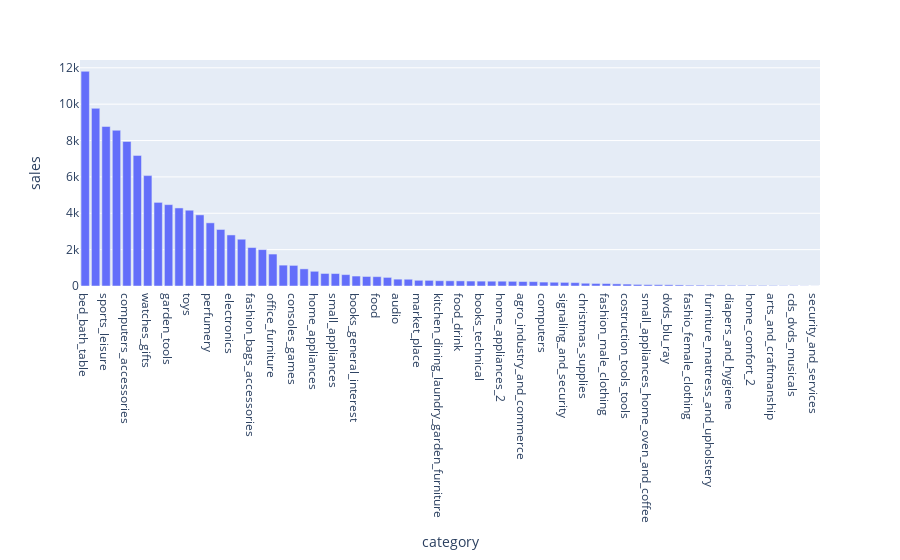

The code cell stored with this chart in its notebook:
### Code cell
df = data.groupby('category').count()
categories = df.sort_values(by = 'order_item_id', ascending = False)
categories['sales'] = categories['order_item_id']

##Sales dataframe

totalSales = pd.DataFrame(categories['sales'])

##total sales
totalSales

##visualizing total sales
fig = px.bar(totalSales, x= totalSales.index, y='sales')
fig.show()

###Best selling categories

best = totalSales.iloc[:3]
best

### Figure 1 — Plotly figure (JSON) as saved in the notebook; plotly's stock layout.template omitted (floating-point values rounded to 4 significant figures)
{"data": [{"alignmentgroup": "True", "hovertemplate": "category=%{x}<br>sales=%{y}<extra></extra>", "legendgroup": "", "marker": {"color": "#636efa"}, "name": "", "offsetgroup": "", "orientation": "v", "showlegend": false, "textposition": "auto", "type": "bar", "x": ["bed_bath_table", "health_beauty", "sports_leisure", "furniture_decor", "computers_accessories", "housewares", "watches_gifts", "telephony", "garden_tools", "auto", "toys", "cool_stuff", "perfumery", "baby", "electronics", "stationery", "fashion_bags_accessories", "pet_shop", "office_furniture", "luggage_accessories", "consoles_games", "construction_tools_construction", "home_appliances", "musical_instruments", "small_appliances", "home_construction", "books_general_interest", "furniture_living_room", "food", "home_confort", "audio", "drinks", "market_place", "construction_tools_lights", "kitchen_dining_laundry_garden_furniture", "air_conditioning", "food_drink", "fashion_shoes", "books_technical", "industry_commerce_and_business", "home_appliances_2", "fixed_telephony", "agro_industry_and_commerce", "costruction_tools_garden", "computers", "art", "signaling_and_security", "construction_tools_safety", "christmas_supplies", "fashion_underwear_beach", "fashion_male_clothing", "furniture_bedroom", "costruction_tools_tools", "tablets_printing_image", "small_appliances_home_oven_and_coffee", "cine_photo", "dvds_blu_ray", "books_imported", "fashio_female_clothing", "party_supplies", "furniture_mattress_and_upholstery", "music", "diapers_and_hygiene", "flowers", "home_comfort_2", "fashion_sport", "arts_and_craftmanship", "la_cuisine", "cds_dvds_musicals", "fashion_childrens_clothes", "security_and_services"], "xaxis": "x", "y": [11808, 9772, 8774, 8566, 7948, 7184, 6071, 4599, 4475, 4293, 4168, 3911, 3474, 3109, 2808, 2572, 2115, 2002, 1757, 1148, 1133, 942, 809, 689, 684, 627, 548, 524, 514, 473, 377, 371, 314, 311, 291, 286, 281, 272, 268, 264, 264, 257, 246, 241, 216, 207, 199, 187, 152, 140, 137, 119, 105, 87, 75, 72, 67, 59, 45, 45, 40, 40, 36, 33, 31, 30, 24, 16, 14, 7, 2], "yaxis": "y"}], "layout": {"barmode": "relative", "legend": {"tracegroupgap": 0}, "margin": {"t": 60}, "xaxis": {"anchor": "y", "domain": [0, 1], "title": {"text": "category"}}, "yaxis": {"anchor": "x", "domain": [0, 1], "title": {"text": "sales"}}}}
